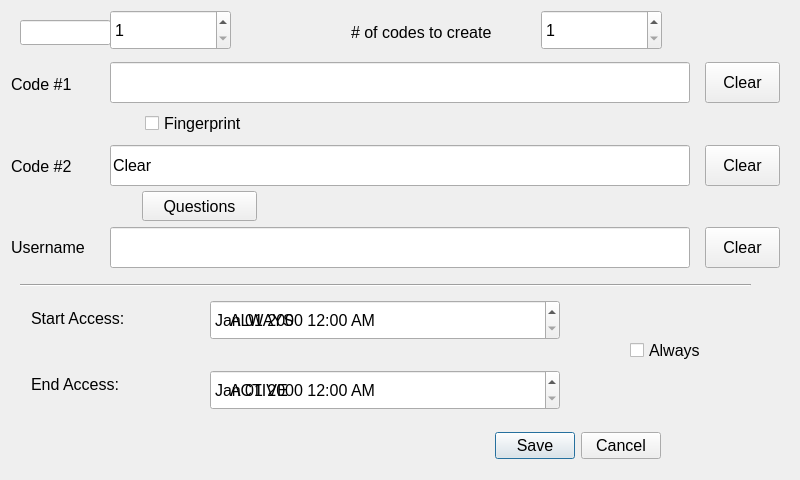
  <widget class="QWidget" name="widget" native="true">
   <property name="geometry">
    <rect>
     <x>0</x>
     <y>0</y>
     <width>800</width>
     <height>480</height>
    </rect>
   </property>
   <property name="autoFillBackground">
    <bool>true</bool>
   </property>
   <widget class="QLabel" name="label">
    <property name="geometry">
     <rect>
      <x>20</x>
      <y>20</y>
      <width>91</width>
      <height>25</height>
     </rect>
    </property>
    <property name="font">
     <font>
      <pointsize>12</pointsize>
     </font>
    </property>
    <property name="text">
     <string>Lock #</string>
    </property>
   </widget>
   <widget class="CClickableLineEdit" name="codeId">
    <property name="geometry">
     <rect>
      <x>20</x>
      <y>20</y>
      <width>91</width>
      <height>25</height>
     </rect>
    </property>
    <property name="font">
     <font>
      <pointsize>12</pointsize>
     </font>
    </property>
    <property name="visible">
      <bool>
	false
      </bool>
    </property>
   </widget>
   <widget class="QDialogButtonBox" name="buttonBox">
    <property name="geometry">
     <rect>
      <x>420</x>
      <y>420</y>
      <width>241</width>
      <height>51</height>
     </rect>
    </property>
    <property name="font">
     <font>
      <pointsize>12</pointsize>
     </font>
    </property>
    <property name="orientation">
     <enum>Qt::Horizontal</enum>
    </property>
    <property name="standardButtons">
     <set>QDialogButtonBox::Cancel|QDialogButtonBox::Save</set>
    </property>
   </widget>
   <widget class="QLabel" name="label_2">
    <property name="geometry">
     <rect>
      <x>11</x>
      <y>70</y>
      <width>221</width>
      <height>28</height>
     </rect>
    </property>
    <property name="font">
     <font>
      <pointsize>12</pointsize>
     </font>
    </property>
    <property name="text">
     <string>Code #1</string>
    </property>
   </widget>
   <widget class="QLabel" name="label_3">
    <property name="geometry">
     <rect>
      <x>11</x>
      <y>152</y>
      <width>231</width>
      <height>28</height>
     </rect>
    </property>
    <property name="font">
     <font>
      <pointsize>12</pointsize>
     </font>
    </property>
    <property name="text">
     <string>Code #2</string>
    </property>
   </widget>
   <widget class="QLabel" name="label_4">
    <property name="geometry">
     <rect>
      <x>11</x>
      <y>233</y>
      <width>221</width>
      <height>28</height>
     </rect>
    </property>
    <property name="font">
     <font>
      <pointsize>12</pointsize>
     </font>
    </property>
    <property name="text">
     <string>Username</string>
    </property>
   </widget>
   <widget class="QSpinBox" name="spinLockNum">
    <property name="geometry">
     <rect>
      <x>110</x>
      <y>10</y>
      <width>121</width>
      <height>40</height>
     </rect>
    </property>
    <property name="font">
     <font>
      <pointsize>12</pointsize>
     </font>
    </property>
    <property name="minimum">
     <number>1</number>
    </property>
    <property name="maximum">
     <number>64</number>
    </property>
   </widget>
   <widget class="QLabel" name="labelLockNum">
    <property name="geometry">
     <rect>
      <x>351</x>
      <y>20</y>
      <width>191</width>
      <height>25</height>
     </rect>
    </property>
    <property name="font">
     <font>
      <pointsize>12</pointsize>
     </font>
    </property>
    <property name="text">
     <string># of codes to create</string>
    </property>
   </widget>
   <widget class="QSpinBox" name="spinLocksToCreate">
    <property name="geometry">
     <rect>
      <x>541</x>
      <y>10</y>
      <width>121</width>
      <height>40</height>
     </rect>
    </property>
    <property name="font">
     <font>
      <pointsize>12</pointsize>
     </font>
    </property>
    <property name="minimum">
     <number>1</number>
    </property>
    <property name="maximum">
     <number>64</number>
    </property>
   </widget>
   <widget class="QLabel" name="label_5">
    <property name="geometry">
     <rect>
      <x>31</x>
      <y>304</y>
      <width>211</width>
      <height>28</height>
     </rect>
    </property>
    <property name="font">
     <font>
      <pointsize>12</pointsize>
     </font>
    </property>
    <property name="text">
     <string>Start Access:</string>
    </property>
   </widget>
   <widget class="QLabel" name="label_6">
    <property name="geometry">
     <rect>
      <x>31</x>
      <y>370</y>
      <width>181</width>
      <height>28</height>
     </rect>
    </property>
    <property name="font">
     <font>
      <pointsize>12</pointsize>
     </font>
    </property>
    <property name="text">
     <string>End Access:</string>
    </property>
   </widget>
   <widget class="CClickableLineEdit" name="edtAccessCode">
    <property name="geometry">
     <rect>
      <x>110</x>
      <y>62</y>
      <width>580</width>
      <height>41</height>
     </rect>
    </property>
    <property name="font">
     <font>
      <pointsize>12</pointsize>
     </font>
    </property>
    <property name="maxLength">
     <number>5</number>
    </property>
    <property name="readOnly">
     <bool>true</bool>
    </property>
   </widget>
   <widget class="QPushButton" name="clrAccessCode">
    <property name="geometry">
     <rect>
      <x>705</x>
      <y>62</y>
      <width>75</width>
      <height>41</height>
     </rect>
    </property>
    <property name="font">
     <font>
      <pointsize>12</pointsize>
     </font>
    </property>
    <property name="text">
      <string>Clear</string>
    </property>
   </widget>
   <widget class="CClickableLineEdit" name="edtSecondCode">
    <property name="geometry">
     <rect>
      <x>110</x>
      <y>145</y>
      <width>580</width>
      <height>41</height>
     </rect>
    </property>
    <property name="font">
     <font>
      <pointsize>12</pointsize>
     </font>
    </property>
    <property name="text">
      <string>Clear</string>
    </property>
    <property name="maxLength">
     <number>5</number>
    </property>
   </widget>
   <widget class="QPushButton" name="clrSecondCode">
    <property name="geometry">
     <rect>
      <x>705</x>
      <y>145</y>
      <width>75</width>
      <height>41</height>
     </rect>
    </property>
    <property name="font">
     <font>
      <pointsize>12</pointsize>
     </font>
    </property>
    <property name="text">
      <string>Clear</string>
    </property>
   </widget>
   <widget class="CClickableLineEdit" name="edtDescription">
    <property name="geometry">
     <rect>
      <x>110</x>
      <y>227</y>
      <width>580</width>
      <height>41</height>
     </rect>
    </property>
    <property name="font">
     <font>
      <pointsize>12</pointsize>
     </font>
    </property>
    <property name="inputMask">
     <string/>
    </property>
    <property name="maxLength">
     <number>25</number>
    </property>
    <property name="readOnly">
     <bool>true</bool>
    </property>
   </widget>
   <widget class="QPushButton" name="clrDescription">
    <property name="geometry">
     <rect>
      <x>705</x>
      <y>227</y>
      <width>75</width>
      <height>41</height>
     </rect>
    </property>
    <property name="font">
     <font>
      <pointsize>12</pointsize>
     </font>
    </property>
    <property name="text">
      <string>Clear</string>
    </property>
   </widget>
   <widget class="QCheckBox" name="chkFingerPrint1">
    <property name="geometry">
     <rect>
      <x>145</x>
      <y>98</y>
      <width>115</width>
      <height>51</height>
     </rect>
    </property>
    <property name="font">
     <font>
      <pointsize>12</pointsize>
     </font>
    </property>
    <property name="text">
     <string>Fingerprint</string>
    </property>
    <property name="visible">
      <bool>
	false
      </bool>
    </property>
   </widget>
   <widget class="QCheckBox" name="chkFingerPrint2">
    <property name="geometry">
     <rect>
      <x>145</x>
      <y>182</y>
      <width>115</width>
      <height>51</height>
     </rect>
    </property>
    <property name="font">
     <font>
      <pointsize>12</pointsize>
     </font>
    </property>
    <property name="text">
     <string>Fingerprint</string>
    </property>
    <property name="visible">
      <bool>false</bool>
    </property>
   </widget><widget class="QPushButton" name="chkQuestions">
    <property name="geometry">
     <rect>
      <x>142</x>
      <y>191</y>
      <width>115</width>
      <height>30</height>
     </rect>
    </property>
    <property name="font">
     <font>
      <pointsize>12</pointsize>
     </font>
    </property>
    <property name="text">
     <string>Questions</string>
    </property>
   </widget>
   <widget class="QDateTimeEdit" name="dtStartAccess">
    <property name="geometry">
     <rect>
      <x>210</x>
      <y>300</y>
      <width>350</width>
      <height>40</height>
     </rect>
    </property>
    <property name="font">
     <font>
      <pointsize>12</pointsize>
     </font>
    </property>
    <property name="wrapping">
     <bool>false</bool>
    </property>
    <property name="accelerated">
     <bool>true</bool>
    </property>
    <property name="displayFormat">
     <string>MMM dd yyyy hh:mm AP</string>
    </property>
   </widget>
   <widget class="QLabel" name="strStartAccess">
    <property name="geometry">
     <rect>
      <x>230</x>
      <y>300</y>
      <width>350</width>
      <height>40</height>
     </rect>
    </property>
    <property name="font">
     <font>
      <pointsize>12</pointsize>
     </font>
    </property>
    <property name="text">
      <string>ALWAYS</string>
    </property>
    <property name="visible">
      <bool>false</bool>
    </property>
   </widget>
   <widget class="QDateTimeEdit" name="dtEndAccess">
    <property name="geometry">
     <rect>
      <x>210</x>
      <y>370</y>
      <width>350</width>
      <height>40</height>
     </rect>
    </property>
    <property name="font">
     <font>
      <pointsize>12</pointsize>
     </font>
    </property>
    <property name="wrapping">
     <bool>false</bool>
    </property>
    <property name="accelerated">
     <bool>true</bool>
    </property>
    <property name="displayFormat">
     <string>MMM dd yyyy hh:mm AP</string>
    </property>
   </widget><widget class="QLabel" name="strEndAccess">
    <property name="geometry">
     <rect>
      <x>230</x>
      <y>370</y>
      <width>350</width>
      <height>40</height>
     </rect>
    </property>
    <property name="font">
     <font>
      <pointsize>12</pointsize>
     </font>
    </property>
    <property name="text">
      <string>ACTIVE</string>
    </property>
    <property name="visible">
      <bool>false</bool>
    </property>
   </widget>
   <widget class="Line" name="line">
    <property name="geometry">
     <rect>
      <x>20</x>
      <y>277</y>
      <width>731</width>
      <height>16</height>
     </rect>
    </property>
    <property name="orientation">
     <enum>Qt::Horizontal</enum>
    </property>
   </widget>
   <widget class="QCheckBox" name="chkAllAccess">
    <property name="geometry">
     <rect>
      <x>630</x>
      <y>325</y>
      <width>95</width>
      <height>51</height>
     </rect>
    </property>
    <property name="font">
     <font>
      <pointsize>12</pointsize>
     </font>
    </property>
    <property name="text">
     <string>Always</string>
    </property>
   </widget>
  </widget>
